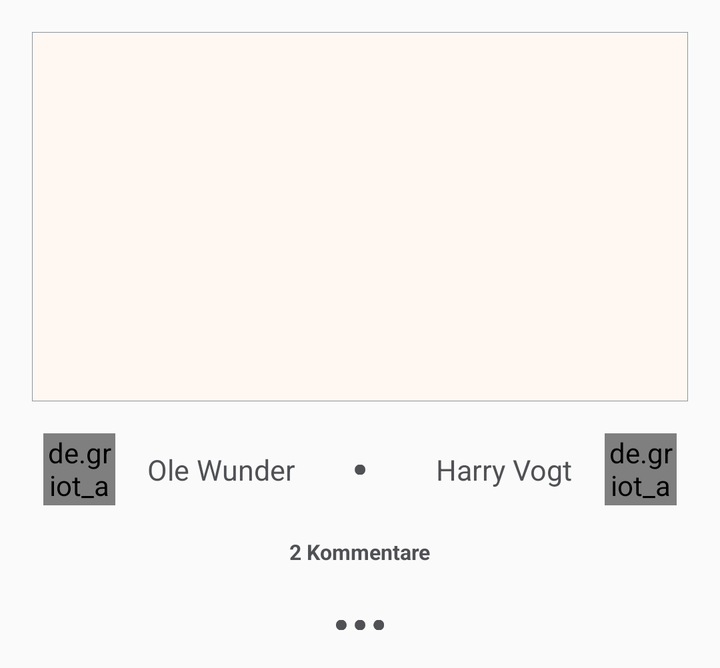
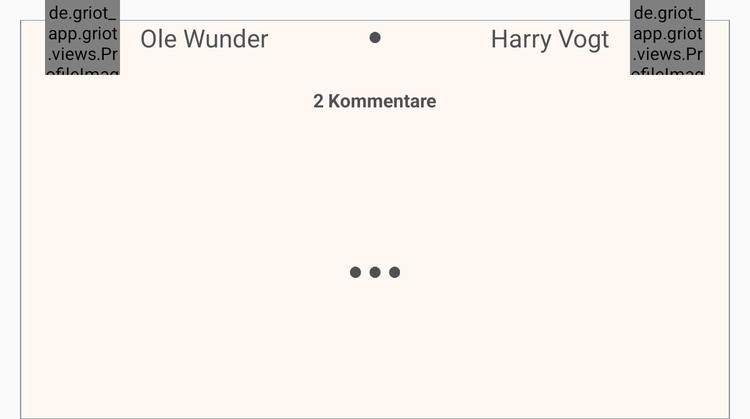

Compare how this app lays out the same screen by default and in its alternative resource folder. The renders come first, then the two layout files and the values they reference.
<!-- AndroidManifest.xml: application theme AppTheme -->
<!-- res/layout/listitem_interview.xml -->
<?xml version="1.0" encoding="utf-8"?>
<android.support.constraint.ConstraintLayout
    xmlns:android="http://schemas.android.com/apk/res/android"
    xmlns:app="http://schemas.android.com/apk/res-auto"
    xmlns:tools="http://schemas.android.com/tools"
    android:layout_width="match_parent"
    android:layout_height="wrap_content"
    android:descendantFocusability="blocksDescendants"
    tools:context="de.griot_app.griot.mainactivities.MainOverviewActivity">

    <include layout="@layout/group_media_cover"/>

    <android.support.constraint.Guideline
        android:id="@+id/guideline_interviewer_left"
        android:layout_width="wrap_content"
        android:layout_height="wrap_content"
        app:layout_constraintGuide_percent="0.06"
        android:orientation="vertical" />

    <android.support.constraint.Guideline
        android:id="@+id/guideline_interviewer_right"
        android:layout_width="wrap_content"
        android:layout_height="wrap_content"
        app:layout_constraintGuide_percent="0.16"
        android:orientation="vertical" />

    <de.griot_app.griot.views.ProfileImageView
        android:id="@+id/piv_interviewer"
        android:layout_width="0dp"
        android:layout_height="0dp"
        app:layout_constraintDimensionRatio="1:1"
        android:adjustViewBounds="true"
        android:layout_marginTop="16dp"
        app:layout_constraintTop_toBottomOf="@id/frame_mediaCover"
        app:layout_constraintLeft_toLeftOf="@id/guideline_interviewer_left"
        app:layout_constraintRight_toRightOf="@id/guideline_interviewer_right"/>

    <TextView
        android:id="@+id/textView_interviewer"
        style="@style/AppTheme.Text_Normal"
        android:text="Ole Wunder"
        android:layout_marginLeft="16dp"
        android:layout_marginStart="16dp"
        app:layout_constraintLeft_toRightOf="@+id/piv_interviewer"
        app:layout_constraintTop_toTopOf="@+id/piv_interviewer"
        app:layout_constraintBottom_toBottomOf="@+id/piv_interviewer" />

    <FrameLayout
        android:id="@+id/button_interviewer"
        android:layout_width="0dp"
        android:layout_height="0dp"
        app:layout_constraintTop_toTopOf="@id/piv_interviewer"
        app:layout_constraintLeft_toRightOf="@id/guideline_interviewer_left"
        app:layout_constraintRight_toLeftOf="@id/guideline_options_left"
        app:layout_constraintBottom_toBottomOf="@id/piv_interviewer"/>

    <android.support.constraint.Guideline
        android:id="@+id/guideline_options_left"
        android:layout_width="wrap_content"
        android:layout_height="wrap_content"
        app:layout_constraintGuide_percent="0.467"
        android:orientation="vertical" />

    <android.support.constraint.Guideline
        android:id="@+id/guideline_options_right"
        android:layout_width="wrap_content"
        android:layout_height="wrap_content"
        app:layout_constraintGuide_percent="0.533"
        android:orientation="vertical" />

    <ImageView
        android:id="@+id/imageView_point"
        android:layout_width="0dp"
        android:layout_height="wrap_content"
        android:src="@drawable/point"
        app:layout_constraintLeft_toLeftOf="@+id/guideline_options_left"
        app:layout_constraintRight_toRightOf="@+id/guideline_options_right"
        app:layout_constraintTop_toTopOf="@+id/piv_narrator"
        app:layout_constraintBottom_toBottomOf="@+id/piv_narrator" />

    <TextView
        android:id="@+id/textView_narrator"
        style="@style/AppTheme.Text_Normal"
        android:text="Harry Vogt"
        android:layout_marginRight="16dp"
        android:layout_marginEnd="16dp"
        app:layout_constraintRight_toLeftOf="@+id/piv_narrator"
        app:layout_constraintTop_toTopOf="@+id/piv_narrator"
        app:layout_constraintBottom_toBottomOf="@+id/piv_narrator" />

    <android.support.constraint.Guideline
        android:id="@+id/guideline_narrator_left"
        android:layout_width="wrap_content"
        android:layout_height="wrap_content"
        app:layout_constraintGuide_percent="0.84"
        android:orientation="vertical" />

    <android.support.constraint.Guideline
        android:id="@+id/guideline_narrator_right"
        android:layout_width="wrap_content"
        android:layout_height="wrap_content"
        app:layout_constraintGuide_percent="0.94"
        android:orientation="vertical" />

    <de.griot_app.griot.views.ProfileImageView
        android:id="@+id/piv_narrator"
        android:layout_width="0dp"
        android:layout_height="0dp"
        app:layout_constraintDimensionRatio="1:1"
        android:adjustViewBounds="true"
        android:layout_marginTop="16dp"
        app:layout_constraintTop_toBottomOf="@id/frame_mediaCover"
        app:layout_constraintLeft_toLeftOf="@id/guideline_narrator_left"
        app:layout_constraintRight_toRightOf="@id/guideline_narrator_right"/>

    <FrameLayout
        android:id="@+id/button_narrator"
        android:layout_width="0dp"
        android:layout_height="0dp"
        app:layout_constraintTop_toTopOf="@id/piv_narrator"
        app:layout_constraintLeft_toRightOf="@id/guideline_options_right"
        app:layout_constraintRight_toLeftOf="@id/guideline_narrator_right"
        app:layout_constraintBottom_toBottomOf="@id/piv_narrator"/>

    <TextView
        android:id="@+id/button_comments"
        style="@style/AppTheme.Text_Small"
        android:textStyle="bold"
        android:text="2 Kommentare"
        app:layout_constraintLeft_toLeftOf="parent"
        app:layout_constraintRight_toRightOf="parent"
        android:layout_marginTop="16dp"
        app:layout_constraintTop_toBottomOf="@+id/piv_interviewer" />

    <ImageView
        android:id="@+id/button_options"
        android:layout_width="0dp"
        android:layout_height="wrap_content"
        android:src="@drawable/options"
        android:layout_marginTop="16dp"
        android:layout_marginBottom="8dp"
        app:layout_constraintLeft_toLeftOf="@id/guideline_options_left"
        app:layout_constraintRight_toRightOf="@id/guideline_options_right"
        app:layout_constraintTop_toBottomOf="@+id/button_comments"
        app:layout_constraintBottom_toBottomOf="parent"/>

</android.support.constraint.ConstraintLayout>
<!-- res/layout/group_media_cover.xml (included above) -->
<?xml version="1.0" encoding="utf-8"?>
<merge
    xmlns:android="http://schemas.android.com/apk/res/android"
    xmlns:app="http://schemas.android.com/apk/res-auto"
    xmlns:tools="http://schemas.android.com/tools"
    tools:showIn="@layout/listitem_main_overview">

    <FrameLayout
        android:id="@+id/frame_mediaCover"
        android:layout_width="0dp"
        android:layout_height="wrap_content"
        android:layout_margin="16dp"
        app:layout_constraintTop_toTopOf="parent"
        app:layout_constraintLeft_toLeftOf="parent"
        app:layout_constraintRight_toRightOf="parent">

        <ImageView
            android:id="@+id/iv_mediaCover_placeholder"
            android:layout_width="match_parent"
            android:layout_height="wrap_content"
            android:adjustViewBounds="true"
            app:srcCompat="@drawable/empty_16_9"
            android:background="@color/colorGriotLightgrey"
            android:padding="@dimen/dimen_height_lines"
            android:cropToPadding="true" />

        <ImageView
            android:id="@+id/iv_mediaCover"
            android:layout_width="match_parent"
            android:layout_height="wrap_content"
            android:adjustViewBounds="true"
            android:visibility="gone"/>

    </FrameLayout>

    <TextView
        android:id="@+id/tv_title"
        android:layout_width="wrap_content"
        android:layout_height="wrap_content"
        android:textColor="@color/colorGriotWhite"
        android:textSize="@dimen/dimen_textSize_medium"
        android:text="Opa Harry und seine Geschichten"
        android:layout_marginTop="24dp"
        android:layout_marginLeft="8dp"
        android:layout_marginStart="8dp"
        app:layout_constraintLeft_toLeftOf="@id/frame_mediaCover"
        app:layout_constraintTop_toTopOf="@id/frame_mediaCover"/>

    <TextView
        android:id="@+id/tv_date"
        android:layout_width="wrap_content"
        android:layout_height="wrap_content"
        android:textColor="@color/colorGriotWhite"
        android:textSize="@dimen/dimen_textSize_small"
        android:text="22.12.2017"
        app:layout_constraintLeft_toLeftOf="@id/tv_title"
        app:layout_constraintTop_toBottomOf="@id/tv_title"/>

    <TextView
        android:id="@+id/tv_length"
        android:layout_width="wrap_content"
        android:layout_height="wrap_content"
        android:textColor="@color/colorGriotWhite"
        android:textSize="@dimen/dimen_textSize_medium"
        android:text="30:11"
        android:layout_marginBottom="16dp"
        android:layout_marginRight="8dp"
        android:layout_marginEnd="8dp"
        app:layout_constraintRight_toRightOf="@id/frame_mediaCover"
        app:layout_constraintBottom_toBottomOf="@id/frame_mediaCover"/>

</merge>
<!-- res/layout/listitem_main_overview.xml (included above) -->
<?xml version="1.0" encoding="utf-8"?>
<android.support.constraint.ConstraintLayout
    xmlns:android="http://schemas.android.com/apk/res/android"
    xmlns:app="http://schemas.android.com/apk/res-auto"
    xmlns:tools="http://schemas.android.com/tools"
    android:layout_width="match_parent"
    android:layout_height="wrap_content"
    tools:context="de.griot_app.griot.MainOverviewActivity">

    <include layout="@layout/group_media_cover"/>

    <android.support.constraint.Guideline
        android:id="@+id/guideline_interviewer_left"
        android:layout_width="wrap_content"
        android:layout_height="wrap_content"
        app:layout_constraintGuide_percent="0.06"
        android:orientation="vertical" />

    <android.support.constraint.Guideline
        android:id="@+id/guideline_interviewer_right"
        android:layout_width="wrap_content"
        android:layout_height="wrap_content"
        app:layout_constraintGuide_percent="0.16"
        android:orientation="vertical" />

    <de.griot_app.griot.ProfileImageView
        android:id="@+id/piv_interviewer"
        android:layout_width="0dp"
        android:layout_height="0dp"
        app:layout_constraintDimensionRatio="1:1"
        android:adjustViewBounds="true"
        android:layout_marginTop="16dp"
        app:layout_constraintTop_toBottomOf="@id/frame_mediaCover"
        app:layout_constraintLeft_toLeftOf="@id/guideline_interviewer_left"
        app:layout_constraintRight_toRightOf="@id/guideline_interviewer_right"/>

    <TextView
        android:id="@+id/tv_interviewer"
        style="@style/AppTheme.Text_Normal"
        android:text="Ole Wunder"
        android:layout_marginLeft="16dp"
        android:layout_marginStart="16dp"
        app:layout_constraintLeft_toRightOf="@+id/piv_interviewer"
        app:layout_constraintTop_toTopOf="@+id/piv_interviewer"
        app:layout_constraintBottom_toBottomOf="@+id/piv_interviewer" />

    <android.support.constraint.Guideline
        android:id="@+id/guideline_options_left"
        android:layout_width="wrap_content"
        android:layout_height="wrap_content"
        app:layout_constraintGuide_percent="0.467"
        android:orientation="vertical" />

    <android.support.constraint.Guideline
        android:id="@+id/guideline_options_right"
        android:layout_width="wrap_content"
        android:layout_height="wrap_content"
        app:layout_constraintGuide_percent="0.533"
        android:orientation="vertical" />

    <ImageView
        android:id="@+id/iv_point"
        android:layout_width="0dp"
        android:layout_height="wrap_content"
        android:src="@drawable/point"
        app:layout_constraintLeft_toLeftOf="@+id/guideline_options_left"
        app:layout_constraintRight_toRightOf="@+id/guideline_options_right"
        app:layout_constraintTop_toTopOf="@+id/piv_narrator"
        app:layout_constraintBottom_toBottomOf="@+id/piv_narrator" />

    <TextView
        android:id="@+id/tv_narrator"
        style="@style/AppTheme.Text_Normal"
        android:text="Harry Vogt"
        android:layout_marginRight="16dp"
        android:layout_marginEnd="16dp"
        app:layout_constraintRight_toLeftOf="@+id/piv_narrator"
        app:layout_constraintTop_toTopOf="@+id/piv_narrator"
        app:layout_constraintBottom_toBottomOf="@+id/piv_narrator" />

    <android.support.constraint.Guideline
        android:id="@+id/guideline_narrator_left"
        android:layout_width="wrap_content"
        android:layout_height="wrap_content"
        app:layout_constraintGuide_percent="0.84"
        android:orientation="vertical" />

    <android.support.constraint.Guideline
        android:id="@+id/guideline_narrator_right"
        android:layout_width="wrap_content"
        android:layout_height="wrap_content"
        app:layout_constraintGuide_percent="0.94"
        android:orientation="vertical" />

    <de.griot_app.griot.ProfileImageView
        android:id="@+id/piv_narrator"
        android:layout_width="0dp"
        android:layout_height="0dp"
        app:layout_constraintDimensionRatio="1:1"
        android:adjustViewBounds="true"
        android:layout_marginTop="16dp"
        app:layout_constraintTop_toBottomOf="@id/frame_mediaCover"
        app:layout_constraintLeft_toLeftOf="@id/guideline_narrator_left"
        app:layout_constraintRight_toRightOf="@id/guideline_narrator_right"/>

    <TextView
        android:id="@+id/tv_comments"
        style="@style/AppTheme.Text_Small"
        android:textStyle="bold"
        android:text="2 Kommentare"
        app:layout_constraintLeft_toLeftOf="parent"
        app:layout_constraintRight_toRightOf="parent"
        android:layout_marginTop="16dp"
        app:layout_constraintTop_toBottomOf="@+id/piv_interviewer" />

    <ImageView
        android:id="@+id/iv_options"
        android:layout_width="0dp"
        android:layout_height="wrap_content"
        android:src="@drawable/options"
        android:layout_marginTop="16dp"
        android:layout_marginBottom="8dp"
        app:layout_constraintLeft_toLeftOf="@id/guideline_options_left"
        app:layout_constraintRight_toRightOf="@id/guideline_options_right"
        app:layout_constraintTop_toBottomOf="@+id/tv_comments"
        app:layout_constraintBottom_toBottomOf="parent"/>

</android.support.constraint.ConstraintLayout>
<!-- resources referenced by this layout -->
<resources>
  <color name="colorGriotLightgrey">#8B949B</color>
  <color name="colorGriotWhite">#FFF8F2</color>
  <dimen name="dimen_height_lines">0.25dp</dimen>
  <dimen name="dimen_textSize_medium">17.5sp</dimen>
  <dimen name="dimen_textSize_small">15sp</dimen>
  <!-- drawable empty_16_9: png bitmap (drawable, 140 bytes) -->
  <!-- drawable options: png bitmap (drawable, 836 bytes) -->
  <!-- drawable point: png bitmap (drawable, 589 bytes) -->
  <style name="AppTheme.Text_Normal">
          <item name="android:layout_width">wrap_content</item>
          <item name="android:layout_height">wrap_content</item>
          <item name="android:text">""</item>
          <item name="android:textColor">@color/colorGriotDarkgrey</item>
          <item name="android:textSize">@dimen/dimen_textSize_normal</item>
          <item name="android:textStyle">normal</item>
      </style>
  <style name="AppTheme.Text_Small">
          <item name="android:layout_width">wrap_content</item>
          <item name="android:layout_height">wrap_content</item>
          <item name="android:text">""</item>
          <item name="android:textColor">@color/colorGriotDarkgrey</item>
          <item name="android:textSize">@dimen/dimen_textSize_small</item>
          <item name="android:textStyle">normal</item>
      </style>
  <style name="AppTheme" parent="Theme.AppCompat.Light.NoActionBar">
          <item name="colorPrimary">@color/colorPrimary</item>
          <item name="colorPrimaryDark">@color/colorPrimaryDark</item>
          <item name="colorAccent">@color/colorAccent</item>
      </style>
  <color name="colorGriotDarkgrey">#505155</color>
  <dimen name="dimen_textSize_normal">20sp</dimen>
  <color name="colorPrimary">#ff0000</color>
  <color name="colorPrimaryDark">#00ff00</color>
  <color name="colorAccent">#0000ff</color>
</resources>
<!-- res/layout-sw600dp/listitem_interview.xml (the repository's variant of the layout above) -->
<!-- drawn on a 7-inch tablet held upright -->
<?xml version="1.0" encoding="utf-8"?>
<android.support.constraint.ConstraintLayout
    xmlns:android="http://schemas.android.com/apk/res/android"
    xmlns:app="http://schemas.android.com/apk/res-auto"
    xmlns:tools="http://schemas.android.com/tools"
    android:layout_width="match_parent"
    android:layout_height="wrap_content"
    android:descendantFocusability="blocksDescendants"
    tools:context="de.griot_app.griot.mainactivities.MainOverviewActivity">

    <include layout="@layout/group_media_cover"/>

    <android.support.constraint.Guideline
        android:id="@+id/guideline_interviewer_left"
        android:layout_width="wrap_content"
        android:layout_height="wrap_content"
        app:layout_constraintGuide_percent="0.06"
        android:orientation="vertical" />

    <de.griot_app.griot.views.ProfileImageView
        android:id="@+id/piv_interviewer"
        android:layout_width="60dp"
        android:layout_height="60dp"
        android:layout_marginTop="16dp"
        app:layout_constraintTop_toBottomOf="@id/imageView_mediaCover"
        app:layout_constraintLeft_toLeftOf="@id/guideline_interviewer_left" />

    <TextView
        android:id="@+id/textView_interviewer"
        style="@style/AppTheme.Text_Normal"
        android:text="Ole Wunder"
        android:layout_marginLeft="16dp"
        android:layout_marginStart="16dp"
        app:layout_constraintLeft_toRightOf="@+id/piv_interviewer"
        app:layout_constraintTop_toTopOf="@+id/piv_interviewer"
        app:layout_constraintBottom_toBottomOf="@+id/piv_interviewer" />

    <FrameLayout
        android:id="@+id/button_interviewer"
        android:layout_width="0dp"
        android:layout_height="0dp"
        app:layout_constraintTop_toTopOf="@id/piv_interviewer"
        app:layout_constraintLeft_toRightOf="@id/guideline_interviewer_left"
        app:layout_constraintRight_toLeftOf="@id/guideline_options_left"
        app:layout_constraintBottom_toBottomOf="@id/piv_interviewer"/>

    <android.support.constraint.Guideline
        android:id="@+id/guideline_options_left"
        android:layout_width="wrap_content"
        android:layout_height="wrap_content"
        app:layout_constraintGuide_percent="0.467"
        android:orientation="vertical" />

    <android.support.constraint.Guideline
        android:id="@+id/guideline_options_right"
        android:layout_width="wrap_content"
        android:layout_height="wrap_content"
        app:layout_constraintGuide_percent="0.533"
        android:orientation="vertical" />

    <ImageView
        android:id="@+id/imageView_point"
        android:layout_width="0dp"
        android:layout_height="wrap_content"
        android:src="@drawable/point"
        app:layout_constraintLeft_toLeftOf="@+id/guideline_options_left"
        app:layout_constraintRight_toRightOf="@+id/guideline_options_right"
        app:layout_constraintTop_toTopOf="@+id/piv_narrator"
        app:layout_constraintBottom_toBottomOf="@+id/piv_narrator" />

    <TextView
        android:id="@+id/textView_narrator"
        style="@style/AppTheme.Text_Normal"
        android:text="Harry Vogt"
        android:layout_marginRight="16dp"
        android:layout_marginEnd="16dp"
        app:layout_constraintRight_toLeftOf="@+id/piv_narrator"
        app:layout_constraintTop_toTopOf="@+id/piv_narrator"
        app:layout_constraintBottom_toBottomOf="@+id/piv_narrator" />

    <android.support.constraint.Guideline
        android:id="@+id/guideline_narrator_right"
        android:layout_width="wrap_content"
        android:layout_height="wrap_content"
        app:layout_constraintGuide_percent="0.94"
        android:orientation="vertical" />

    <de.griot_app.griot.views.ProfileImageView
        android:id="@+id/piv_narrator"
        android:layout_width="60dp"
        android:layout_height="60dp"
        android:layout_marginTop="16dp"
        app:layout_constraintTop_toBottomOf="@id/imageView_mediaCover"
        app:layout_constraintRight_toRightOf="@id/guideline_narrator_right"/>

    <FrameLayout
        android:id="@+id/button_narrator"
        android:layout_width="0dp"
        android:layout_height="0dp"
        app:layout_constraintTop_toTopOf="@id/piv_narrator"
        app:layout_constraintLeft_toRightOf="@id/guideline_options_right"
        app:layout_constraintRight_toLeftOf="@id/guideline_narrator_right"
        app:layout_constraintBottom_toBottomOf="@id/piv_narrator"/>

    <TextView
        android:id="@+id/button_comments"
        style="@style/AppTheme.Text_Small"
        android:textStyle="bold"
        android:text="2 Kommentare"
        android:padding="10dp"
        app:layout_constraintLeft_toLeftOf="parent"
        app:layout_constraintRight_toRightOf="parent"
        app:layout_constraintTop_toBottomOf="@+id/piv_interviewer" />

    <ImageView
        android:id="@+id/button_options"
        android:layout_width="0dp"
        android:layout_height="wrap_content"
        android:src="@drawable/options"
        android:paddingTop="8dp"
        android:paddingBottom="8dp"
        app:layout_constraintLeft_toLeftOf="@id/guideline_options_left"
        app:layout_constraintRight_toRightOf="@id/guideline_options_right"
        app:layout_constraintTop_toBottomOf="@+id/button_comments"
        app:layout_constraintBottom_toBottomOf="parent"/>

</android.support.constraint.ConstraintLayout>
<!-- resources referenced by the variant -->
<!-- as a 7-inch tablet held upright resolves them -->
<resources>
  <color name="colorGriotLightgrey">#8B949B</color>
  <color name="colorGriotWhite">#FFF8F2</color>
  <!-- from res/values-sw600dp/ -->
  <dimen name="dimen_height_lines">0.25dp</dimen>
  <!-- from res/values-sw600dp/ -->
  <dimen name="dimen_textSize_medium">17.5sp</dimen>
  <!-- from res/values-sw600dp/ -->
  <dimen name="dimen_textSize_small">15sp</dimen>
  <!-- drawable empty_16_9: png bitmap (drawable, 140 bytes) -->
  <!-- drawable options: png bitmap (drawable, 836 bytes) -->
  <!-- drawable point: png bitmap (drawable, 589 bytes) -->
  <style name="AppTheme.Text_Normal">
          <item name="android:layout_width">wrap_content</item>
          <item name="android:layout_height">wrap_content</item>
          <item name="android:text">""</item>
          <item name="android:textColor">@color/colorGriotDarkgrey</item>
          <item name="android:textSize">@dimen/dimen_textSize_normal</item>
          <item name="android:textStyle">normal</item>
      </style>
  <style name="AppTheme.Text_Small">
          <item name="android:layout_width">wrap_content</item>
          <item name="android:layout_height">wrap_content</item>
          <item name="android:text">""</item>
          <item name="android:textColor">@color/colorGriotDarkgrey</item>
          <item name="android:textSize">@dimen/dimen_textSize_small</item>
          <item name="android:textStyle">normal</item>
      </style>
  <style name="AppTheme" parent="Theme.AppCompat.Light.NoActionBar">
          <item name="colorPrimary">@color/colorPrimary</item>
          <item name="colorPrimaryDark">@color/colorPrimaryDark</item>
          <item name="colorAccent">@color/colorAccent</item>
      </style>
  <color name="colorGriotDarkgrey">#505155</color>
  <!-- from res/values-sw600dp/ -->
  <dimen name="dimen_textSize_normal">20sp</dimen>
  <color name="colorPrimary">#ff0000</color>
  <color name="colorPrimaryDark">#00ff00</color>
  <color name="colorAccent">#0000ff</color>
</resources>
